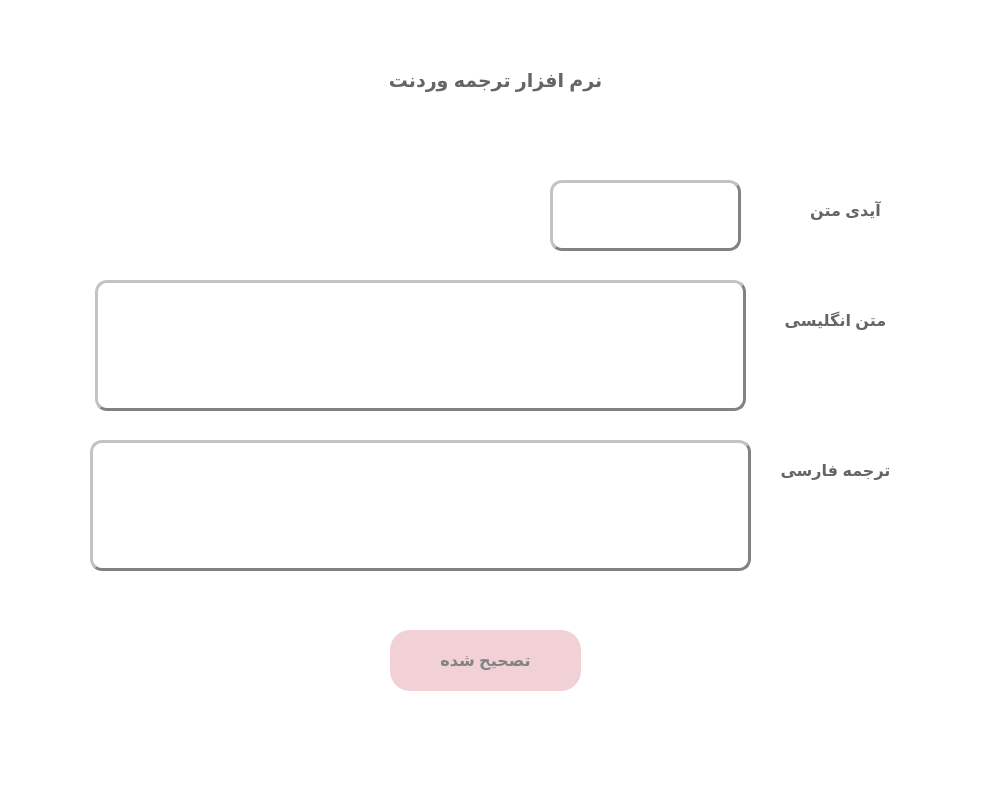
<?xml version="1.0" encoding="UTF-8"?>
<ui version="4.0">
 <class>MainWindow</class>
 <widget class="QMainWindow" name="MainWindow">
  <property name="geometry">
   <rect>
    <x>0</x>
    <y>0</y>
    <width>1008</width>
    <height>799</height>
   </rect>
  </property>
  <property name="font">
   <font>
    <pointsize>8</pointsize>
   </font>
  </property>
  <property name="windowTitle">
   <string>MainWindow</string>
  </property>
  <property name="autoFillBackground">
   <bool>false</bool>
  </property>
  <property name="styleSheet">
   <string notr="true">background-color: rgb(255, 255, 255);</string>
  </property>
  <widget class="QWidget" name="centralwidget">
   <widget class="QLabel" name="label">
    <property name="geometry">
     <rect>
      <x>170</x>
      <y>30</y>
      <width>651</width>
      <height>101</height>
     </rect>
    </property>
    <property name="font">
     <font>
      <pointsize>20</pointsize>
      <weight>75</weight>
      <italic>false</italic>
      <bold>true</bold>
      <strikeout>false</strikeout>
      <kerning>true</kerning>
     </font>
    </property>
    <property name="layoutDirection">
     <enum>Qt::LeftToRight</enum>
    </property>
    <property name="styleSheet">
     <string notr="true"/>
    </property>
    <property name="text">
     <string>&lt;html&gt;&lt;head/&gt;&lt;body&gt;&lt;p align=&quot;center&quot;&gt;&lt;span style=&quot; font-size:14pt; color:#656565;&quot;&gt;نرم افزار ترجمه وردنت&lt;/span&gt;&lt;/p&gt;&lt;/body&gt;&lt;/html&gt;</string>
    </property>
    <property name="alignment">
     <set>Qt::AlignCenter</set>
    </property>
   </widget>
   <widget class="QPushButton" name="pb_checked">
    <property name="geometry">
     <rect>
      <x>390</x>
      <y>630</y>
      <width>191</width>
      <height>61</height>
     </rect>
    </property>
    <property name="font">
     <font>
      <pointsize>12</pointsize>
      <weight>75</weight>
      <bold>true</bold>
     </font>
    </property>
    <property name="styleSheet">
     <string notr="true">QPushButton
{
	background-color: #f1d1d6;
	color: #828282;
	border-radius:20px;
}

QPushButton:hover
{
	background-color: #ff8b8d;
	color: #656565;
	border-radius:20px;
}</string>
    </property>
    <property name="text">
     <string>تصحیح شده</string>
    </property>
   </widget>
   <widget class="QLabel" name="label_3">
    <property name="geometry">
     <rect>
      <x>770</x>
      <y>180</y>
      <width>151</width>
      <height>61</height>
     </rect>
    </property>
    <property name="font">
     <font>
      <pointsize>15</pointsize>
      <weight>75</weight>
      <bold>true</bold>
     </font>
    </property>
    <property name="text">
     <string>&lt;html&gt;&lt;head/&gt;&lt;body&gt;&lt;p align=&quot;center&quot;&gt;&lt;span style=&quot; font-size:12pt; color:#656565;&quot;&gt;آیدی متن&lt;/span&gt;&lt;/p&gt;&lt;/body&gt;&lt;/html&gt;</string>
    </property>
   </widget>
   <widget class="QTextBrowser" name="tb_english">
    <property name="geometry">
     <rect>
      <x>95</x>
      <y>280</y>
      <width>651</width>
      <height>131</height>
     </rect>
    </property>
    <property name="font">
     <font>
      <pointsize>11</pointsize>
     </font>
    </property>
    <property name="styleSheet">
     <string notr="true">background-color: rgb(255, 255, 255);
border-radius: 12px;
border:3px outset;
border-color: rgb(130, 130, 130);</string>
    </property>
   </widget>
   <widget class="QTextBrowser" name="tb_id">
    <property name="geometry">
     <rect>
      <x>550</x>
      <y>180</y>
      <width>191</width>
      <height>71</height>
     </rect>
    </property>
    <property name="font">
     <font>
      <pointsize>15</pointsize>
     </font>
    </property>
    <property name="styleSheet">
     <string notr="true">background-color: rgb(255, 255, 255);
border-radius: 12px;
border:3px outset;
border-color: rgb(130, 130, 130);</string>
    </property>
    <property name="html">
     <string>&lt;!DOCTYPE HTML PUBLIC &quot;-//W3C//DTD HTML 4.0//EN&quot; &quot;http://www.w3.org/TR/REC-html40/strict.dtd&quot;&gt;
&lt;html&gt;&lt;head&gt;&lt;meta name=&quot;qrichtext&quot; content=&quot;1&quot; /&gt;&lt;style type=&quot;text/css&quot;&gt;
p, li { white-space: pre-wrap; }
&lt;/style&gt;&lt;/head&gt;&lt;body style=&quot; font-family:'Ubuntu'; font-size:15pt; font-weight:400; font-style:normal;&quot;&gt;
&lt;p style=&quot;-qt-paragraph-type:empty; margin-top:0px; margin-bottom:0px; margin-left:0px; margin-right:0px; -qt-block-indent:0; text-indent:0px; font-size:11pt;&quot;&gt;&lt;br /&gt;&lt;/p&gt;&lt;/body&gt;&lt;/html&gt;</string>
    </property>
   </widget>
   <widget class="QLabel" name="label_4">
    <property name="geometry">
     <rect>
      <x>760</x>
      <y>290</y>
      <width>151</width>
      <height>61</height>
     </rect>
    </property>
    <property name="font">
     <font>
      <pointsize>15</pointsize>
      <weight>75</weight>
      <bold>true</bold>
     </font>
    </property>
    <property name="text">
     <string>&lt;html&gt;&lt;head/&gt;&lt;body&gt;&lt;p align=&quot;center&quot;&gt;&lt;span style=&quot; font-size:12pt; color:#656565;&quot;&gt;متن انگلیسی&lt;/span&gt;&lt;/p&gt;&lt;/body&gt;&lt;/html&gt;</string>
    </property>
   </widget>
   <widget class="QLabel" name="label_5">
    <property name="geometry">
     <rect>
      <x>760</x>
      <y>440</y>
      <width>151</width>
      <height>61</height>
     </rect>
    </property>
    <property name="font">
     <font>
      <pointsize>15</pointsize>
      <weight>75</weight>
      <bold>true</bold>
     </font>
    </property>
    <property name="text">
     <string>&lt;html&gt;&lt;head/&gt;&lt;body&gt;&lt;p align=&quot;center&quot;&gt;&lt;span style=&quot; font-size:12pt; color:#656565;&quot;&gt;ترجمه فارسی&lt;/span&gt;&lt;/p&gt;&lt;/body&gt;&lt;/html&gt;</string>
    </property>
   </widget>
   <widget class="QTextEdit" name="te_persian">
    <property name="geometry">
     <rect>
      <x>90</x>
      <y>440</y>
      <width>661</width>
      <height>131</height>
     </rect>
    </property>
    <property name="font">
     <font>
      <pointsize>11</pointsize>
     </font>
    </property>
    <property name="styleSheet">
     <string notr="true">background-color: rgb(255, 255, 255);
border-radius: 12px;
border:3px outset;
border-color: rgb(130, 130, 130);</string>
    </property>
    <property name="frameShape">
     <enum>QFrame::StyledPanel</enum>
    </property>
   </widget>
  </widget>
  <widget class="QMenuBar" name="menubar">
   <property name="geometry">
    <rect>
     <x>0</x>
     <y>0</y>
     <width>1008</width>
     <height>22</height>
    </rect>
   </property>
  </widget>
  <widget class="QStatusBar" name="statusbar"/>
 </widget>
 <resources/>
 <connections/>
</ui>
